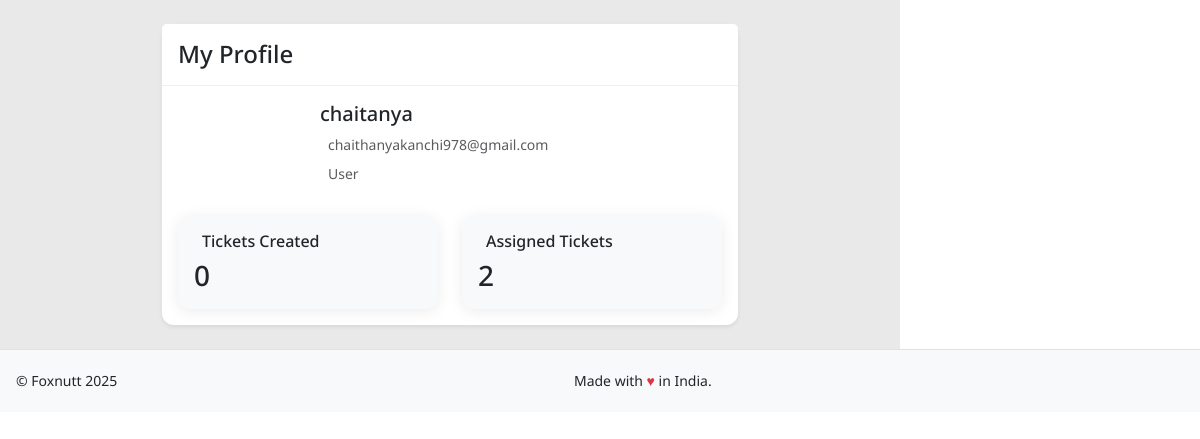
Page /profile/ (signed in) on the earlier database version.
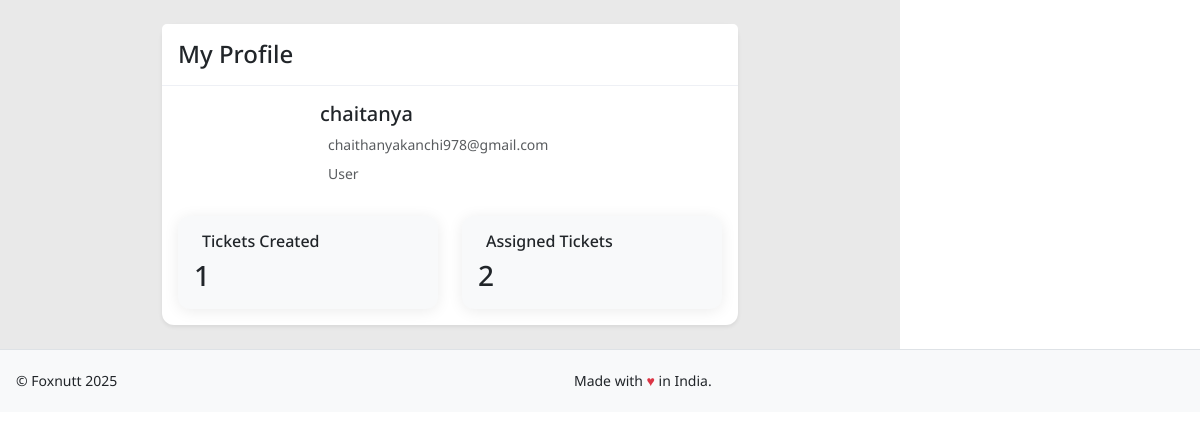
Same page on the later database version.
### tracker/models.py (models this page shows, shortened)
class UserDetail(AbstractBaseUser, PermissionsMixin):
    row_id = models.AutoField(primary_key=True)  # ✅ `row_id` is the primary key
    user_id = models.CharField(max_length=255, unique=True)
    user_name = models.CharField(max_length=255)
    is_email_verified = models.BooleanField(default=False)
    is_active = models.BooleanField(default=True)
    pagination = models.IntegerField(default=10)
    sorting = models.IntegerField(default=0)
    is_staff = models.BooleanField(default=False)
    is_superuser = models.BooleanField(default=False)
    role = models.ForeignKey(Role, on_delete=models.SET_NULL, null=True)
    objects = UserManager()
    USERNAME_FIELD = "user_id"
    REQUIRED_FIELDS = ["user_name"]
    class Meta:
        verbose_name = 'user'
        verbose_name_plural = 'users'
    groups = models.ManyToManyField(
        'auth.Group',
        verbose_name='groups',
        blank=True,
        related_name='userdetail_set',
        related_query_name='userdetail'
    )
    user_permissions = models.ManyToManyField(
        'auth.Permission',
        verbose_name='user permissions',
        blank=True,
        related_name='userdetail_set',
        related_query_name='userdetail'
    )

class Role(models.Model):
    ADMIN = 1
    MANAGER = 2
    CLIENT = 3
    EMPLOYEE = 4
    USER = 5
    STAFF = 6
    ROLE_CHOICES = [
        (ADMIN, 'Admin'),
        (MANAGER, 'Manager'),
        (CLIENT, 'Client'),
        (EMPLOYEE, 'Employee'),
        (USER, 'User'),
        (STAFF, 'Staff'),
    ]
    id = models.PositiveSmallIntegerField(choices=ROLE_CHOICES, primary_key=True)
    name = models.CharField(max_length=50)
    class Meta:
        ordering = ['id']
        verbose_name_plural = 'Roles'
    def __str__(self):
        return self.get_id_display()
    class Meta:
        permissions = [
            ("view_staff_dashboard", "Can view staff dashboard"),
            ("create_ticket", "Can create ticket"),
            ("view_ticket", "Can view ticket"),
            ("comment_ticket", "Can comment on ticket"),
            ("close_ticket", "Can close ticket"),
            ("view_org_tickets", "Can view organization tickets"),
        ]

### tracker/views.py (the view)
# urls.py: path('profile/', views.user_profile, name='profile'),
@login_required
def user_profile(request):
    user = request.user
    if request.method == 'POST':
        pass
    context = {
        'user': user,
        'title': 'My Profile'
    }
    return render(request, 'profile/user_profile.html', context)

### tracker/templates/profile/user_profile.html (shortened to what this page needs)
{% extends 'base.html' %}
{% load static %}
{% block content %}
<div class="container-fluid py-4">
    <div class="row">
        <div class="col-md-8 mx-auto">
            <div class="card shadow-sm">
                <div class="card-header bg-white">
                    <h4 class="mb-0">My Profile</h4>
                </div>
                <div class="card-body">
                    <div class="row mb-4">
                        <div class="col-md-3">
                        </div>
                        <div class="col-md-9">
                            <h5>{{ user.user_name }}</h5>
                            <p class="text-muted mb-2">
                                {{ user.user_id }}
                            </p>
                            <p class="text-muted mb-2">
                                {{ user.role }}
                            </p>
                        </div>
                    </div>
                    <div class="row">
                        <div class="col-md-6">
                            <div class="card bg-light">
                                <div class="card-body">
                                    <h6 class="card-title">
                                        Tickets Created
                                    </h6>
                                    <h3 class="mb-0">{{ user.created_tickets.count }}</h3>
                                </div>
                            </div>
                        </div>
                        <div class="col-md-6">
                            <div class="card bg-light">
                                <div class="card-body">
                                    <h6 class="card-title">
                                        Assigned Tickets
                                    </h6>
                                    <h3 class="mb-0">{{ user.assigned_tickets.count }}</h3>
                                </div>
                            </div>
                        </div>
                    </div>
                </div>
            </div>
        </div>
    </div>
</div>
{% endblock %}

Differences in the rows shown:
changed UserDetail "chaitanya": created_tickets.count "0" → "1"
